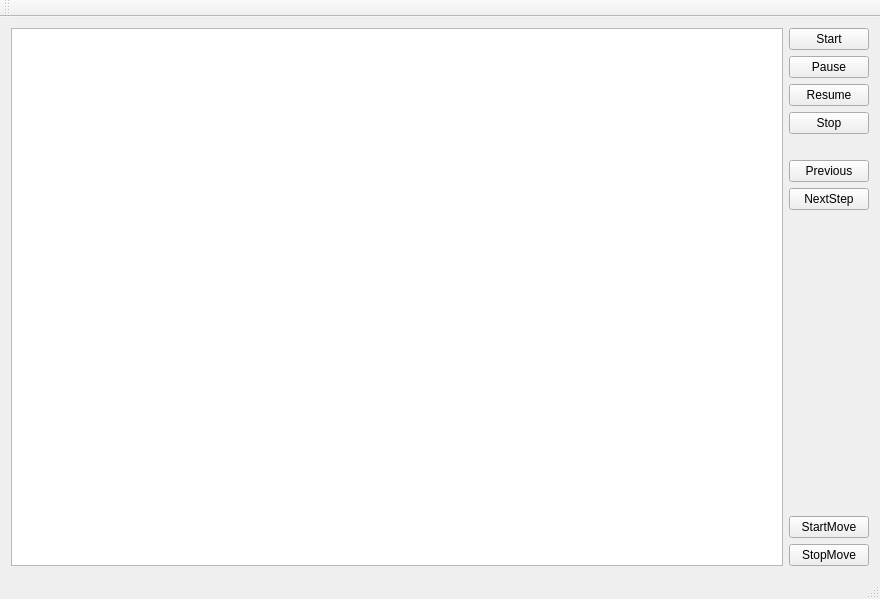
<?xml version="1.0" encoding="UTF-8"?>
<ui version="4.0">
 <class>MainWindow</class>
 <widget class="QMainWindow" name="MainWindow">
  <property name="geometry">
   <rect>
    <x>0</x>
    <y>0</y>
    <width>880</width>
    <height>599</height>
   </rect>
  </property>
  <property name="windowTitle">
   <string>MainWindow</string>
  </property>
  <widget class="QWidget" name="centralWidget">
   <layout class="QGridLayout" name="gridLayout">
    <item row="0" column="1">
     <layout class="QVBoxLayout" name="verticalLayout">
      <item>
       <widget class="QPushButton" name="startBtn">
        <property name="text">
         <string>Start</string>
        </property>
       </widget>
      </item>
      <item>
       <widget class="QPushButton" name="pauseBtn">
        <property name="text">
         <string>Pause</string>
        </property>
       </widget>
      </item>
      <item>
       <widget class="QPushButton" name="resumeBtn">
        <property name="text">
         <string>Resume</string>
        </property>
       </widget>
      </item>
      <item>
       <widget class="QPushButton" name="stopBtn">
        <property name="text">
         <string>Stop</string>
        </property>
       </widget>
      </item>
      <item>
       <spacer name="verticalSpacer">
        <property name="orientation">
         <enum>Qt::Vertical</enum>
        </property>
        <property name="sizeType">
         <enum>QSizePolicy::Fixed</enum>
        </property>
        <property name="sizeHint" stdset="0">
         <size>
          <width>20</width>
          <height>20</height>
         </size>
        </property>
       </spacer>
      </item>
      <item>
       <widget class="QPushButton" name="preBtn">
        <property name="text">
         <string>Previous</string>
        </property>
       </widget>
      </item>
      <item>
       <widget class="QPushButton" name="nextBtn">
        <property name="text">
         <string>NextStep</string>
        </property>
       </widget>
      </item>
      <item>
       <spacer name="verticalSpacer_2">
        <property name="orientation">
         <enum>Qt::Vertical</enum>
        </property>
        <property name="sizeHint" stdset="0">
         <size>
          <width>20</width>
          <height>40</height>
         </size>
        </property>
       </spacer>
      </item>
      <item>
       <widget class="QPushButton" name="startMoveBtn">
        <property name="text">
         <string>StartMove</string>
        </property>
       </widget>
      </item>
      <item>
       <widget class="QPushButton" name="stopMoveBtn">
        <property name="text">
         <string>StopMove</string>
        </property>
       </widget>
      </item>
     </layout>
    </item>
    <item row="0" column="0">
     <widget class="GraphWidget" name="graphicsView"/>
    </item>
   </layout>
  </widget>
  <widget class="QMenuBar" name="menuBar">
   <property name="geometry">
    <rect>
     <x>0</x>
     <y>0</y>
     <width>880</width>
     <height>20</height>
    </rect>
   </property>
  </widget>
  <widget class="QToolBar" name="mainToolBar">
   <attribute name="toolBarArea">
    <enum>TopToolBarArea</enum>
   </attribute>
   <attribute name="toolBarBreak">
    <bool>false</bool>
   </attribute>
  </widget>
  <widget class="QStatusBar" name="statusBar"/>
 </widget>
 <layoutdefault spacing="6" margin="11"/>
 <customwidgets>
  <customwidget>
   <class>GraphWidget</class>
   <extends>QGraphicsView</extends>
   <header>graphwidget.h</header>
  </customwidget>
 </customwidgets>
 <resources/>
 <connections>
  <connection>
   <sender>startBtn</sender>
   <signal>clicked()</signal>
   <receiver>MainWindow</receiver>
   <slot>Start()</slot>
   <hints>
    <hint type="sourcelabel">
     <x>869</x>
     <y>69</y>
    </hint>
    <hint type="destinationlabel">
     <x>478</x>
     <y>326</y>
    </hint>
   </hints>
  </connection>
  <connection>
   <sender>pauseBtn</sender>
   <signal>clicked()</signal>
   <receiver>MainWindow</receiver>
   <slot>Pause()</slot>
   <hints>
    <hint type="sourcelabel">
     <x>869</x>
     <y>98</y>
    </hint>
    <hint type="destinationlabel">
     <x>478</x>
     <y>289</y>
    </hint>
   </hints>
  </connection>
  <connection>
   <sender>stopBtn</sender>
   <signal>clicked()</signal>
   <receiver>MainWindow</receiver>
   <slot>Stop()</slot>
   <hints>
    <hint type="sourcelabel">
     <x>869</x>
     <y>156</y>
    </hint>
    <hint type="destinationlabel">
     <x>513</x>
     <y>138</y>
    </hint>
   </hints>
  </connection>
  <connection>
   <sender>preBtn</sender>
   <signal>clicked()</signal>
   <receiver>MainWindow</receiver>
   <slot>PreviousStep()</slot>
   <hints>
    <hint type="sourcelabel">
     <x>869</x>
     <y>211</y>
    </hint>
    <hint type="destinationlabel">
     <x>475</x>
     <y>369</y>
    </hint>
   </hints>
  </connection>
  <connection>
   <sender>nextBtn</sender>
   <signal>clicked()</signal>
   <receiver>MainWindow</receiver>
   <slot>NextStep()</slot>
   <hints>
    <hint type="sourcelabel">
     <x>869</x>
     <y>240</y>
    </hint>
    <hint type="destinationlabel">
     <x>478</x>
     <y>253</y>
    </hint>
   </hints>
  </connection>
  <connection>
   <sender>startMoveBtn</sender>
   <signal>clicked()</signal>
   <receiver>MainWindow</receiver>
   <slot>StartMoveAnimation()</slot>
   <hints>
    <hint type="sourcelabel">
     <x>869</x>
     <y>537</y>
    </hint>
    <hint type="destinationlabel">
     <x>477</x>
     <y>480</y>
    </hint>
   </hints>
  </connection>
  <connection>
   <sender>stopMoveBtn</sender>
   <signal>clicked()</signal>
   <receiver>MainWindow</receiver>
   <slot>StopMoveAnimation()</slot>
   <hints>
    <hint type="sourcelabel">
     <x>869</x>
     <y>566</y>
    </hint>
    <hint type="destinationlabel">
     <x>282</x>
     <y>480</y>
    </hint>
   </hints>
  </connection>
  <connection>
   <sender>resumeBtn</sender>
   <signal>clicked()</signal>
   <receiver>MainWindow</receiver>
   <slot>Resume()</slot>
   <hints>
    <hint type="sourcelabel">
     <x>808</x>
     <y>116</y>
    </hint>
    <hint type="destinationlabel">
     <x>823</x>
     <y>171</y>
    </hint>
   </hints>
  </connection>
 </connections>
 <slots>
  <slot>Start()</slot>
  <slot>Stop()</slot>
  <slot>Pause()</slot>
  <slot>PreviousStep()</slot>
  <slot>NextStep()</slot>
  <slot>StartMoveAnimation()</slot>
  <slot>StopMoveAnimation()</slot>
  <slot>Resume()</slot>
 </slots>
</ui>
